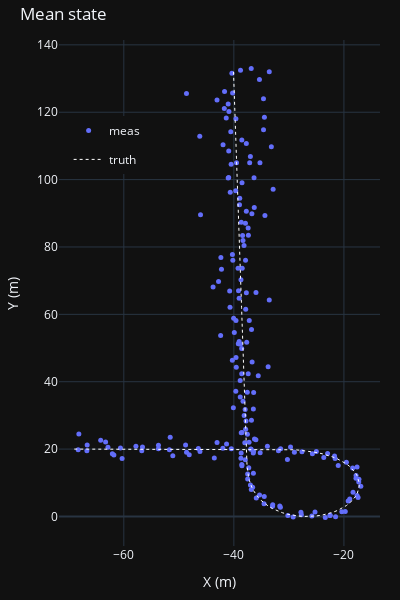

The notebook cell saved with this chart:
### Code cell
fig_state = make_subplots()
fig_state.add_trace( 
    go.Scatter(
        x=meas_pol[IMX, :], y=meas_pol[IMY, :], mode='markers', name='meas', marker=dict(size=5)),
    row=1, col=1)
fig_state.add_trace( 
    go.Scatter(
        x=sim_state[IX, :], y=sim_state[IY, :], mode='lines', name='truth', legendgroup='truth', line=line_truth),
    row=1, col=1)
fig_state.update_yaxes(title_text='Y (m)')
fig_state.update_xaxes(title_text='X (m)')
fig_state.update_layout(
    template="plotly_dark",
    autosize=True,
    width=400,
    height=600,
    margin=dict(l=20, r=20, t=40, b=20),
    showlegend=True,
    legend=dict(yanchor="top", y=0.85, xanchor="left", x=0.03),
    title_text="Mean state")
fig_state.show()
fig_state.write_html("example_simulation.html", full_html=False, include_plotlyjs='cdn')

### Figure 1 — Plotly figure (JSON) as saved in the notebook; plotly's stock layout.template omitted (floating-point values rounded to 4 significant figures; data arrays with more than 128 entries replaced by an {"elided": "..."} marker saying what was removed)
{"data": [{"marker": {"size": 5}, "mode": "markers", "name": "meas", "type": "scatter", "x": {"elided": "200 float values"}, "xaxis": "x", "y": {"elided": "200 float values"}, "yaxis": "y"}, {"legendgroup": "truth", "line": {"color": "white", "dash": "dot", "width": 1}, "mode": "lines", "name": "truth", "type": "scatter", "x": {"elided": "200 float values"}, "xaxis": "x", "y": {"elided": "200 float values"}, "yaxis": "y"}], "layout": {"autosize": true, "height": 600, "legend": {"x": 0.03, "xanchor": "left", "y": 0.85, "yanchor": "top"}, "margin": {"b": 20, "l": 20, "r": 20, "t": 40}, "showlegend": true, "title": {"text": "Mean state"}, "width": 400, "xaxis": {"anchor": "y", "domain": [0, 1], "title": {"text": "X (m)"}}, "yaxis": {"anchor": "x", "domain": [0, 1], "title": {"text": "Y (m)"}}}}
